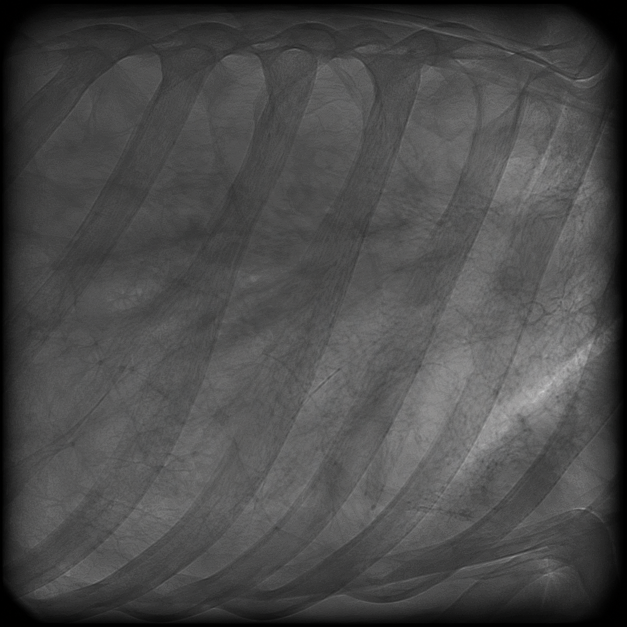
#> input picture software/testing/FluoroscopyTest/assets/overlays/rib_overlay.png, 1254 x 1254 px (shown at 1/2 size)
$ python -i tracker.py   (imports and definitions only)
#> lines starting #> are read from the running program, lines starting #| are printed output that depends on the picture; after the words box and inside, x2 and y2 are one past the last pixel; in counts of white or black regions, pixels touching at a corner belong together
#> further down, picture is the input picture: shape (1254, 1254, 3); mean B, G, R 74.9, 75, 75.1
import time
from collections import deque

import cv2
import numpy as np
import scipy.signal


class HeartTracker:
    """
    Stateful heart tracker. Called from CameraThread on every frame.
    Measures heart displacement along a user-defined line and estimates BPM.
    """

    def __init__(self):
        self._roi: tuple[int, int, int, int] | None = None  # (x, y, w, h)
        self._line_p1: tuple[int, int] | None = None
        self._line_p2: tuple[int, int] | None = None

        self._lower_thresh = 160
        self._upper_thresh = 255
        self._morph_open_k = 5
        self._morph_close_k = 7

        self._px_per_mm: float | None = None
        self._reference_center: float | None = None

        # BPM estimation buffer: deque of (timestamp, displacement_px)
        self._history: deque[tuple[float, float]] = deque(maxlen=600)
        self._bpm_smooth: float | None = None
        self._show_overlay = True

    # ------------------------------------------------------------------
    # Configuration setters (called from UI thread via CameraThread proxy)
    # ------------------------------------------------------------------

    def set_roi(self, roi: tuple[int, int, int, int] | None) -> None:
        self._roi = roi
        self._reference_center = None

    # [6 lines left out: function set_line, not called in this run]

    def set_thresholds(self, lower: int, upper: int) -> None:
        self._lower_thresh = lower
        self._upper_thresh = upper

    def set_morph_kernel_size(self, open_k: int, close_k: int) -> None:
        self._morph_open_k = open_k
        self._morph_close_k = close_k

    def set_calibration(self, px_per_mm: float | None) -> None:
        self._px_per_mm = px_per_mm

    def set_show_overlay(self, show: bool) -> None:
        self._show_overlay = show

    # [4 lines left out: function reset_reference, not called in this run]

    # ------------------------------------------------------------------
    # Main processing — called from camera thread
    # ------------------------------------------------------------------

    def process(self, frame: np.ndarray) -> dict:
        timestamp = time.monotonic()
        annotated = frame.copy()

        mask = self._segment_heart(frame)
        area = int(np.sum(mask > 0))

        displacement_px = 0.0
        displacement_mm = None
        top_px = bottom_px = None

        if self._line_p1 and self._line_p2:
            top_px, bottom_px, displacement_px = self._measure_along_line(mask)
            if self._px_per_mm is not None and displacement_px is not None:
                displacement_mm = displacement_px / self._px_per_mm

        if displacement_px is not None:
            self._history.append((timestamp, displacement_px))

        bpm = self._estimate_bpm(timestamp)

        if self._show_overlay:
            annotated = self._draw_overlay(annotated, mask, top_px, bottom_px, displacement_px, displacement_mm, bpm)

        return {
            "timestamp": timestamp,
            "displacement_px": displacement_px if displacement_px is not None else 0.0,
            "displacement_mm": displacement_mm,
            "heart_area_px": area,
            "bpm_estimate": bpm,
            "annotated_frame": annotated,
        }

    # ------------------------------------------------------------------
    # Internal helpers
    # ------------------------------------------------------------------

    def _apply_roi_mask(self, frame: np.ndarray) -> np.ndarray:
        if self._roi is None:
            return frame
        x, y, w, h = self._roi
        masked = np.zeros_like(frame)
        masked[y:y+h, x:x+w] = frame[y:y+h, x:x+w]
        return masked

    def _segment_heart(self, frame: np.ndarray) -> np.ndarray:
        masked_frame = self._apply_roi_mask(frame)
        gray = cv2.cvtColor(masked_frame, cv2.COLOR_BGR2GRAY)
        blurred = cv2.GaussianBlur(gray, (5, 5), 0)
        binary = cv2.inRange(blurred, self._lower_thresh, self._upper_thresh)
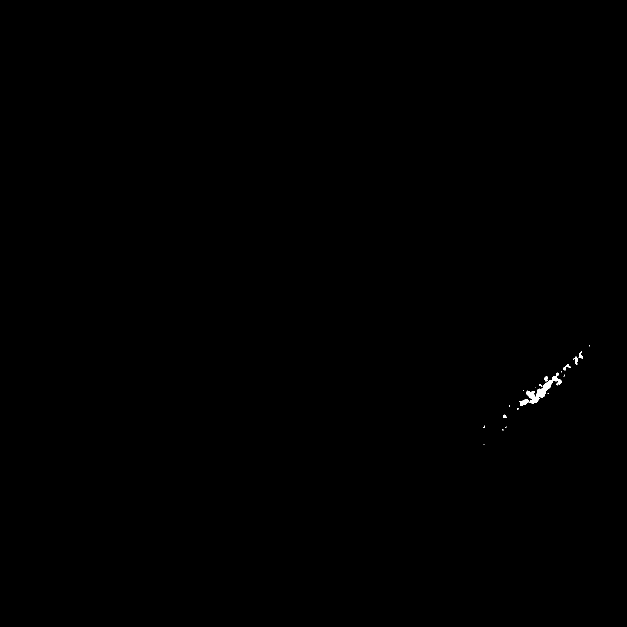
#> binary: shape (1254, 1254) (shown at 1/2 size); 0.1% white; 20 white regions (13 under 20 px), largest, box (x1, y1, x2, y2) and area: (1053, 745, 1124, 807) 1072, (1038, 798, 1058, 812) 159, (1146, 713, 1156, 729) 75

        open_k = max(1, self._morph_open_k | 1)  # ensure odd
        close_k = max(1, self._morph_close_k | 1)
        kernel_open = cv2.getStructuringElement(cv2.MORPH_ELLIPSE, (open_k, open_k))
        kernel_close = cv2.getStructuringElement(cv2.MORPH_ELLIPSE, (close_k, close_k))
        opened = cv2.morphologyEx(binary, cv2.MORPH_OPEN, kernel_open)
#> opened: shape (1254, 1254); 0.08% white; 9 white regions (2 under 20 px), largest, box (x1, y1, x2, y2) and area: (1053, 760, 1105, 807) 850, (1040, 798, 1057, 812) 149, (1104, 752, 1122, 769) 136
        closed = cv2.morphologyEx(opened, cv2.MORPH_CLOSE, kernel_close)
#> closed: shape (1254, 1254); 0.09% white; 5 white regions (1 under 20 px)

        # Keep only the largest contour to exclude reflections/noise
        contours, _ = cv2.findContours(closed, cv2.RETR_EXTERNAL, cv2.CHAIN_APPROX_SIMPLE)
#> contours = 5 contours, 3 with area under 20; largest, box (x1, y1, x2, y2) and area: (1040, 747, 1122, 812) 1210, (1150, 715, 1155, 725) 30
        if not contours:
            return np.zeros_like(closed)
        largest = max(contours, key=cv2.contourArea)
#> largest = contour of 170 points, box (x1, y1, x2, y2) (1040, 747, 1122, 812), area 1210
        final_mask = np.zeros_like(closed)
        cv2.drawContours(final_mask, [largest], -1, 255, thickness=cv2.FILLED)
#> final_mask: shape (1254, 1254); 0.09% white; 1 white region
#> in process, `area = int(np.sum(mask > 0))`: area = 1338
        return final_mask

    # [32 lines left out: function _measure_along_line, not called in this run]

    def _estimate_bpm(self, current_time: float) -> float | None:
        window_s = 10.0
        min_samples = 90  # ~3s at 30fps

        cutoff = current_time - window_s
        recent = [(t, d) for t, d in self._history if t >= cutoff]
        if len(recent) < min_samples:
            return None

        times = np.array([r[0] for r in recent])
        displacements = np.array([r[1] for r in recent])

        # Resample to uniform grid at 30Hz
        fps = 30.0
        t_uniform = np.linspace(times[0], times[-1], int((times[-1] - times[0]) * fps))
        if len(t_uniform) < 10:
            return None
        d_uniform = np.interp(t_uniform, times, displacements)

        # Minimum peak distance: at 120 BPM => 0.5s => 15 samples at 30fps
        min_dist = int(fps * 0.4)
        peaks, _ = scipy.signal.find_peaks(d_uniform, prominence=1.0, distance=min_dist)
        if len(peaks) < 2:
            return None

        window_duration = times[-1] - times[0]
        bpm_raw = (len(peaks) / window_duration) * 60.0

        if self._bpm_smooth is None:
            self._bpm_smooth = bpm_raw
        else:
            self._bpm_smooth = 0.7 * self._bpm_smooth + 0.3 * bpm_raw

        return round(self._bpm_smooth, 1)

    def _draw_overlay(
        self,
        frame: np.ndarray,
        mask: np.ndarray,
        top_px: float | None,
        bottom_px: float | None,
        displacement_px: float | None,
        displacement_mm: float | None,
        bpm: float | None,
    ) -> np.ndarray:
#> called with displacement_px = 0
        out = frame.copy()

        # Draw ROI rectangle
        if self._roi is not None:
            x, y, w, h = self._roi
            cv2.rectangle(out, (x, y), (x + w, y + h), (0, 200, 255), 1)

        # Draw heart mask outline in green
        contours, _ = cv2.findContours(mask, cv2.RETR_EXTERNAL, cv2.CHAIN_APPROX_SIMPLE)
#> contours = 1 contour; box (x1, y1, x2, y2) and area: (1040, 747, 1122, 812) 1210
        cv2.drawContours(out, contours, -1, (0, 255, 0), 1)
#> out: shape (1254, 1254, 3); 0.02% of pixels changed, all inside (x1, y1, x2, y2) = (1040, 747, 1122, 812)

        # Draw measurement line
        if self._line_p1 and self._line_p2:
            cv2.line(out, self._line_p1, self._line_p2, (255, 100, 0), 1)

            # Mark edge contact points on the line
            if top_px is not None and bottom_px is not None:
                p1 = self._line_p1
                p2 = self._line_p2
                seg_len = np.hypot(p2[0] - p1[0], p2[1] - p1[1])
                if seg_len > 0:
                    dx = (p2[0] - p1[0]) / seg_len
                    dy = (p2[1] - p1[1]) / seg_len
                    pt_top = (int(p1[0] + dx * top_px), int(p1[1] + dy * top_px))
                    pt_bot = (int(p1[0] + dx * bottom_px), int(p1[1] + dy * bottom_px))
                    cv2.circle(out, pt_top, 4, (0, 255, 255), -1)
                    cv2.circle(out, pt_bot, 4, (0, 255, 255), -1)

        # HUD text
        font = cv2.FONT_HERSHEY_SIMPLEX
        y_txt = 20
        if displacement_mm is not None:
            cv2.putText(out, f"Disp: {displacement_mm:+.2f} mm", (8, y_txt),
                        font, 0.55, (0, 255, 100), 1, cv2.LINE_AA)
        elif displacement_px is not None:
            cv2.putText(out, f"Disp: {displacement_px:+.1f} px", (8, y_txt),
                        font, 0.55, (0, 255, 100), 1, cv2.LINE_AA)
#> out: shape (1254, 1254, 3); mean B, G, R 74.9, 75.1, 75.1
        y_txt += 22
        if bpm is not None:
            cv2.putText(out, f"BPM:  {bpm:.1f}", (8, y_txt),
                        font, 0.55, (0, 255, 100), 1, cv2.LINE_AA)

        return out

>>> import cv2
>>> picture = cv2.imread('../../../FluoroscopyTest/assets/overlays/rib_overlay.png')
>>> result = HeartTracker().process(picture)
#> result = 6 items
